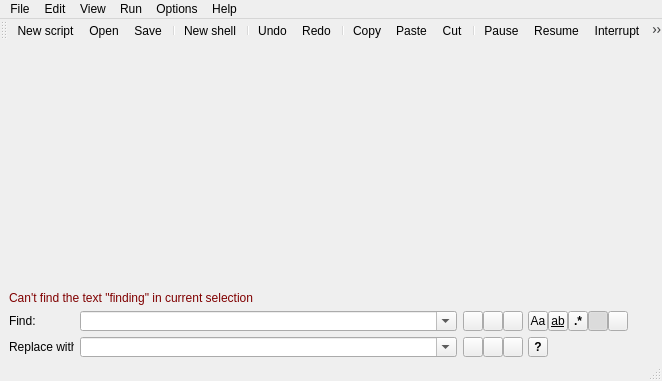
<?xml version="1.0" encoding="UTF-8"?>
<ui version="4.0">
 <class>MainWindow</class>
 <widget class="QMainWindow" name="MainWindow">
  <property name="geometry">
   <rect>
    <x>0</x>
    <y>0</y>
    <width>662</width>
    <height>381</height>
   </rect>
  </property>
  <property name="windowTitle">
   <string>MainWindow</string>
  </property>
  <widget class="QWidget" name="centralwidget">
   <layout class="QVBoxLayout" name="verticalLayout">
    <property name="leftMargin">
     <number>0</number>
    </property>
    <property name="topMargin">
     <number>0</number>
    </property>
    <property name="rightMargin">
     <number>0</number>
    </property>
    <property name="bottomMargin">
     <number>2</number>
    </property>
    <item>
     <widget class="PageTabs" name="pageTabs">
      <property name="currentIndex">
       <number>-1</number>
      </property>
      <property name="documentMode">
       <bool>true</bool>
      </property>
      <property name="tabsClosable">
       <bool>true</bool>
      </property>
      <property name="movable">
       <bool>true</bool>
      </property>
     </widget>
    </item>
    <item>
     <widget class="QLabel" name="findLabel">
      <property name="font">
       <font>
        <italic>false</italic>
       </font>
      </property>
      <property name="styleSheet">
       <string notr="true">color:#800000;</string>
      </property>
      <property name="text">
       <string>&lt;html&gt;&lt;head/&gt;&lt;body&gt;&lt;p&gt;Can't find the text &amp;quot;finding&amp;quot; in current selection&lt;/p&gt;&lt;/body&gt;&lt;/html&gt;</string>
      </property>
      <property name="indent">
       <number>9</number>
      </property>
     </widget>
    </item>
    <item>
     <widget class="QWidget" name="searchWidget" native="true">
      <property name="minimumSize">
       <size>
        <width>0</width>
        <height>20</height>
       </size>
      </property>
      <property name="maximumSize">
       <size>
        <width>16777215</width>
        <height>20</height>
       </size>
      </property>
      <layout class="QHBoxLayout" name="horizontalLayout_3">
       <property name="topMargin">
        <number>0</number>
       </property>
       <property name="bottomMargin">
        <number>0</number>
       </property>
       <item>
        <widget class="QLabel" name="label">
         <property name="sizePolicy">
          <sizepolicy hsizetype="Fixed" vsizetype="Preferred">
           <horstretch>0</horstretch>
           <verstretch>0</verstretch>
          </sizepolicy>
         </property>
         <property name="minimumSize">
          <size>
           <width>65</width>
           <height>0</height>
          </size>
         </property>
         <property name="maximumSize">
          <size>
           <width>65</width>
           <height>16777215</height>
          </size>
         </property>
         <property name="text">
          <string>Find:</string>
         </property>
        </widget>
       </item>
       <item>
        <widget class="QComboBox" name="combo_Find">
         <property name="editable">
          <bool>true</bool>
         </property>
        </widget>
       </item>
       <item>
        <widget class="QWidget" name="widget_4" native="true">
         <property name="minimumSize">
          <size>
           <width>190</width>
           <height>0</height>
          </size>
         </property>
         <property name="maximumSize">
          <size>
           <width>190</width>
           <height>16777215</height>
          </size>
         </property>
         <widget class="QPushButton" name="btnFindNext">
          <property name="geometry">
           <rect>
            <x>0</x>
            <y>0</y>
            <width>20</width>
            <height>20</height>
           </rect>
          </property>
          <property name="text">
           <string/>
          </property>
          <property name="icon">
           <iconset resource="function.qrc">
            <normaloff>:/thirdparty/lucide-icons/chevron-down-d.png</normaloff>:/thirdparty/lucide-icons/chevron-down-d.png</iconset>
          </property>
         </widget>
         <widget class="QPushButton" name="btnFindPrev">
          <property name="geometry">
           <rect>
            <x>20</x>
            <y>0</y>
            <width>20</width>
            <height>20</height>
           </rect>
          </property>
          <property name="text">
           <string/>
          </property>
          <property name="icon">
           <iconset resource="function.qrc">
            <normaloff>:/thirdparty/lucide-icons/chevron-up-d.png</normaloff>:/thirdparty/lucide-icons/chevron-up-d.png</iconset>
          </property>
         </widget>
         <widget class="QPushButton" name="btnFindCount">
          <property name="geometry">
           <rect>
            <x>40</x>
            <y>0</y>
            <width>20</width>
            <height>20</height>
           </rect>
          </property>
          <property name="font">
           <font>
            <weight>75</weight>
            <italic>false</italic>
            <bold>true</bold>
           </font>
          </property>
          <property name="text">
           <string/>
          </property>
          <property name="icon">
           <iconset resource="function.qrc">
            <normaloff>:/thirdparty/lucide-icons/hash-d.png</normaloff>:/thirdparty/lucide-icons/hash-d.png</iconset>
          </property>
          <property name="iconSize">
           <size>
            <width>13</width>
            <height>13</height>
           </size>
          </property>
         </widget>
         <widget class="QPushButton" name="btn_CaseSensitive">
          <property name="geometry">
           <rect>
            <x>65</x>
            <y>0</y>
            <width>20</width>
            <height>20</height>
           </rect>
          </property>
          <property name="font">
           <font>
            <weight>50</weight>
            <bold>false</bold>
           </font>
          </property>
          <property name="styleSheet">
           <string notr="true">padding:0px;</string>
          </property>
          <property name="text">
           <string>Aa</string>
          </property>
          <property name="checkable">
           <bool>true</bool>
          </property>
         </widget>
         <widget class="QPushButton" name="btn_WholeWord">
          <property name="geometry">
           <rect>
            <x>85</x>
            <y>0</y>
            <width>20</width>
            <height>20</height>
           </rect>
          </property>
          <property name="font">
           <font>
            <weight>50</weight>
            <bold>false</bold>
            <underline>true</underline>
           </font>
          </property>
          <property name="styleSheet">
           <string notr="true">padding:0px;</string>
          </property>
          <property name="text">
           <string>ab</string>
          </property>
          <property name="checkable">
           <bool>true</bool>
          </property>
         </widget>
         <widget class="QPushButton" name="btn_Regex">
          <property name="geometry">
           <rect>
            <x>105</x>
            <y>0</y>
            <width>20</width>
            <height>20</height>
           </rect>
          </property>
          <property name="font">
           <font>
            <weight>75</weight>
            <bold>true</bold>
           </font>
          </property>
          <property name="styleSheet">
           <string notr="true">padding:0px;</string>
          </property>
          <property name="text">
           <string>.*</string>
          </property>
          <property name="checkable">
           <bool>true</bool>
          </property>
         </widget>
         <widget class="QPushButton" name="btn_FromCursor">
          <property name="geometry">
           <rect>
            <x>125</x>
            <y>0</y>
            <width>20</width>
            <height>20</height>
           </rect>
          </property>
          <property name="text">
           <string/>
          </property>
          <property name="icon">
           <iconset resource="function.qrc">
            <normaloff>:/thirdparty/lucide-icons/text-cursor-d.png</normaloff>:/thirdparty/lucide-icons/text-cursor-d.png</iconset>
          </property>
          <property name="iconSize">
           <size>
            <width>13</width>
            <height>13</height>
           </size>
          </property>
          <property name="checkable">
           <bool>true</bool>
          </property>
          <property name="checked">
           <bool>true</bool>
          </property>
         </widget>
         <widget class="QPushButton" name="btn_SelOnly">
          <property name="geometry">
           <rect>
            <x>145</x>
            <y>0</y>
            <width>20</width>
            <height>20</height>
           </rect>
          </property>
          <property name="text">
           <string/>
          </property>
          <property name="icon">
           <iconset resource="function.qrc">
            <normaloff>:/thirdparty/lucide-icons/text-select-d.png</normaloff>:/thirdparty/lucide-icons/text-select-d.png</iconset>
          </property>
          <property name="checkable">
           <bool>true</bool>
          </property>
         </widget>
         <widget class="QPushButton" name="pushButton_closesearch">
          <property name="geometry">
           <rect>
            <x>170</x>
            <y>0</y>
            <width>20</width>
            <height>20</height>
           </rect>
          </property>
          <property name="styleSheet">
           <string notr="true">QPushButton{
	padding:0px;
	border:0px;
    background-image: url(:/thirdparty/lucide-icons/light/x-d.png);
}

QPushButton:hover{
	padding:0px;
	border:0px;
    background-image: url(:/thirdparty/lucide-icons/x-circle_b_20.png);
}</string>
          </property>
          <property name="text">
           <string/>
          </property>
          <property name="iconSize">
           <size>
            <width>20</width>
            <height>20</height>
           </size>
          </property>
         </widget>
        </widget>
       </item>
      </layout>
     </widget>
    </item>
    <item>
     <widget class="QWidget" name="replaceWidget" native="true">
      <property name="minimumSize">
       <size>
        <width>0</width>
        <height>20</height>
       </size>
      </property>
      <property name="maximumSize">
       <size>
        <width>16777215</width>
        <height>20</height>
       </size>
      </property>
      <layout class="QHBoxLayout" name="horizontalLayout_4">
       <property name="topMargin">
        <number>0</number>
       </property>
       <property name="bottomMargin">
        <number>0</number>
       </property>
       <item>
        <widget class="QLabel" name="label_2">
         <property name="sizePolicy">
          <sizepolicy hsizetype="Fixed" vsizetype="Preferred">
           <horstretch>0</horstretch>
           <verstretch>0</verstretch>
          </sizepolicy>
         </property>
         <property name="minimumSize">
          <size>
           <width>65</width>
           <height>0</height>
          </size>
         </property>
         <property name="maximumSize">
          <size>
           <width>65</width>
           <height>16777215</height>
          </size>
         </property>
         <property name="text">
          <string>Replace with:</string>
         </property>
        </widget>
       </item>
       <item>
        <widget class="QComboBox" name="combo_Replace">
         <property name="editable">
          <bool>true</bool>
         </property>
        </widget>
       </item>
       <item>
        <widget class="QWidget" name="widget_3" native="true">
         <property name="minimumSize">
          <size>
           <width>190</width>
           <height>0</height>
          </size>
         </property>
         <property name="maximumSize">
          <size>
           <width>190</width>
           <height>16777215</height>
          </size>
         </property>
         <widget class="QPushButton" name="btnReplaceNext">
          <property name="geometry">
           <rect>
            <x>0</x>
            <y>0</y>
            <width>20</width>
            <height>20</height>
           </rect>
          </property>
          <property name="text">
           <string/>
          </property>
          <property name="icon">
           <iconset resource="function.qrc">
            <normaloff>:/thirdparty/lucide-icons/chevron-down-r.png</normaloff>:/thirdparty/lucide-icons/chevron-down-r.png</iconset>
          </property>
         </widget>
         <widget class="QPushButton" name="btnReplacePrev">
          <property name="geometry">
           <rect>
            <x>20</x>
            <y>0</y>
            <width>20</width>
            <height>20</height>
           </rect>
          </property>
          <property name="text">
           <string/>
          </property>
          <property name="icon">
           <iconset resource="function.qrc">
            <normaloff>:/thirdparty/lucide-icons/chevron-up-r.png</normaloff>:/thirdparty/lucide-icons/chevron-up-r.png</iconset>
          </property>
         </widget>
         <widget class="QPushButton" name="btnReplaceAll">
          <property name="geometry">
           <rect>
            <x>40</x>
            <y>0</y>
            <width>20</width>
            <height>20</height>
           </rect>
          </property>
          <property name="text">
           <string/>
          </property>
          <property name="icon">
           <iconset resource="function.qrc">
            <normaloff>:/thirdparty/lucide-icons/chevrons-down-r.png</normaloff>:/thirdparty/lucide-icons/chevrons-down-r.png</iconset>
          </property>
         </widget>
         <widget class="QPushButton" name="btn_Question">
          <property name="geometry">
           <rect>
            <x>65</x>
            <y>0</y>
            <width>20</width>
            <height>20</height>
           </rect>
          </property>
          <property name="font">
           <font>
            <weight>75</weight>
            <bold>true</bold>
           </font>
          </property>
          <property name="styleSheet">
           <string notr="true">padding:0px;</string>
          </property>
          <property name="text">
           <string>?</string>
          </property>
          <property name="checkable">
           <bool>true</bool>
          </property>
         </widget>
        </widget>
       </item>
      </layout>
     </widget>
    </item>
   </layout>
  </widget>
  <widget class="QMenuBar" name="menubar">
   <property name="geometry">
    <rect>
     <x>0</x>
     <y>0</y>
     <width>662</width>
     <height>21</height>
    </rect>
   </property>
   <widget class="QMenu" name="menuFile">
    <property name="title">
     <string>File</string>
    </property>
    <addaction name="actionNewScript"/>
    <addaction name="actionNewShell"/>
    <addaction name="actionOpen"/>
    <addaction name="actionSave"/>
    <addaction name="actionSaveAs"/>
    <addaction name="actionSaveAll"/>
    <addaction name="separator"/>
    <addaction name="actionRecentFiles"/>
    <addaction name="actionClose"/>
    <addaction name="actionCloseAll"/>
    <addaction name="separator"/>
    <addaction name="actionPrint"/>
    <addaction name="separator"/>
    <addaction name="actionExit"/>
   </widget>
   <widget class="QMenu" name="menuEdit">
    <property name="title">
     <string>Edit</string>
    </property>
    <widget class="QMenu" name="menuString_operations">
     <property name="title">
      <string>String operations</string>
     </property>
     <addaction name="actionUppercase"/>
     <addaction name="actionLowercase"/>
     <addaction name="actionPropercase"/>
    </widget>
    <widget class="QMenu" name="menuLine_operations">
     <property name="title">
      <string>Line operations</string>
     </property>
     <addaction name="actionDuplicateLine"/>
     <addaction name="actionJoinLines"/>
     <addaction name="actionMoveUpLine"/>
     <addaction name="actionMoveDownLine"/>
     <addaction name="separator"/>
     <addaction name="actionEoLCR"/>
     <addaction name="actionEoLLF"/>
     <addaction name="actionEoLCRLF"/>
    </widget>
    <addaction name="actionUndo"/>
    <addaction name="actionRedo"/>
    <addaction name="separator"/>
    <addaction name="actionCut"/>
    <addaction name="actionCopy"/>
    <addaction name="actionPaste"/>
    <addaction name="actionSelectAll"/>
    <addaction name="separator"/>
    <addaction name="menuString_operations"/>
    <addaction name="menuLine_operations"/>
    <addaction name="separator"/>
    <addaction name="actionFind"/>
    <addaction name="actionReplace"/>
    <addaction name="actionGoto"/>
   </widget>
   <widget class="QMenu" name="menuRun">
    <property name="title">
     <string>Run</string>
    </property>
    <addaction name="actionPause"/>
    <addaction name="actionResume"/>
    <addaction name="actionInterrupt"/>
    <addaction name="separator"/>
    <addaction name="actionClearConsole"/>
   </widget>
   <widget class="QMenu" name="menuOptions">
    <property name="title">
     <string>Options</string>
    </property>
    <widget class="QMenu" name="menuTheme">
     <property name="title">
      <string>Theme</string>
     </property>
     <addaction name="actionDefault"/>
     <addaction name="actionDark"/>
    </widget>
    <addaction name="actionSettings"/>
    <addaction name="menuTheme"/>
   </widget>
   <widget class="QMenu" name="menuHelp">
    <property name="title">
     <string>Help</string>
    </property>
    <addaction name="actionManual"/>
    <addaction name="actionReferences"/>
    <addaction name="actionAbout"/>
   </widget>
   <widget class="QMenu" name="menuView">
    <property name="title">
     <string>View</string>
    </property>
    <addaction name="actionFullScreen"/>
    <addaction name="separator"/>
    <addaction name="actionLineWrap"/>
   </widget>
   <addaction name="menuFile"/>
   <addaction name="menuEdit"/>
   <addaction name="menuView"/>
   <addaction name="menuRun"/>
   <addaction name="menuOptions"/>
   <addaction name="menuHelp"/>
  </widget>
  <widget class="QStatusBar" name="statusbar"/>
  <widget class="QToolBar" name="toolBar">
   <property name="windowTitle">
    <string>toolBar</string>
   </property>
   <property name="styleSheet">
    <string notr="true">QToolBar{border:0px; padding:1px;}</string>
   </property>
   <property name="iconSize">
    <size>
     <width>21</width>
     <height>21</height>
    </size>
   </property>
   <attribute name="toolBarArea">
    <enum>TopToolBarArea</enum>
   </attribute>
   <attribute name="toolBarBreak">
    <bool>false</bool>
   </attribute>
   <addaction name="actionNewScript"/>
   <addaction name="actionOpen"/>
   <addaction name="actionSave"/>
   <addaction name="separator"/>
   <addaction name="actionNewShell"/>
   <addaction name="separator"/>
   <addaction name="actionUndo"/>
   <addaction name="actionRedo"/>
   <addaction name="separator"/>
   <addaction name="actionCopy"/>
   <addaction name="actionPaste"/>
   <addaction name="actionCut"/>
   <addaction name="separator"/>
   <addaction name="actionPause"/>
   <addaction name="actionResume"/>
   <addaction name="actionInterrupt"/>
   <addaction name="separator"/>
   <addaction name="actionLineWrap"/>
  </widget>
  <action name="actionOpen">
   <property name="icon">
    <iconset resource="function.qrc">
     <normaloff>:/thirdparty/lucide-icons/folder-open-d.png</normaloff>:/thirdparty/lucide-icons/folder-open-d.png</iconset>
   </property>
   <property name="text">
    <string>Open</string>
   </property>
   <property name="shortcut">
    <string>Ctrl+O</string>
   </property>
  </action>
  <action name="actionSave">
   <property name="icon">
    <iconset resource="function.qrc">
     <normaloff>:/thirdparty/lucide-icons/save-d.png</normaloff>:/thirdparty/lucide-icons/save-d.png</iconset>
   </property>
   <property name="text">
    <string>Save</string>
   </property>
   <property name="shortcut">
    <string>Ctrl+S</string>
   </property>
  </action>
  <action name="actionSaveAs">
   <property name="text">
    <string>Save as..</string>
   </property>
  </action>
  <action name="actionRecentFiles">
   <property name="enabled">
    <bool>false</bool>
   </property>
   <property name="text">
    <string>Recent files</string>
   </property>
  </action>
  <action name="actionClose">
   <property name="icon">
    <iconset resource="function.qrc">
     <normaloff>:/thirdparty/lucide-icons/x-d.png</normaloff>:/thirdparty/lucide-icons/x-d.png</iconset>
   </property>
   <property name="text">
    <string>Close</string>
   </property>
  </action>
  <action name="actionCloseAll">
   <property name="text">
    <string>Close all</string>
   </property>
  </action>
  <action name="actionPrint">
   <property name="icon">
    <iconset resource="function.qrc">
     <normaloff>:/thirdparty/lucide-icons/printer-d.png</normaloff>:/thirdparty/lucide-icons/printer-d.png</iconset>
   </property>
   <property name="text">
    <string>Print</string>
   </property>
   <property name="shortcut">
    <string>Ctrl+P</string>
   </property>
  </action>
  <action name="actionExit">
   <property name="icon">
    <iconset resource="function.qrc">
     <normaloff>:/thirdparty/lucide-icons/power_24.png</normaloff>:/thirdparty/lucide-icons/power_24.png</iconset>
   </property>
   <property name="text">
    <string>Exit</string>
   </property>
  </action>
  <action name="actionSaveAll">
   <property name="icon">
    <iconset resource="function.qrc">
     <normaloff>:/thirdparty/lucide-icons/save-all-d.png</normaloff>:/thirdparty/lucide-icons/save-all-d.png</iconset>
   </property>
   <property name="text">
    <string>Save all</string>
   </property>
  </action>
  <action name="actionUndo">
   <property name="icon">
    <iconset resource="function.qrc">
     <normaloff>:/thirdparty/lucide-icons/undo-2-d.png</normaloff>:/thirdparty/lucide-icons/undo-2-d.png</iconset>
   </property>
   <property name="text">
    <string>Undo</string>
   </property>
   <property name="shortcut">
    <string>Ctrl+Z</string>
   </property>
  </action>
  <action name="actionRedo">
   <property name="icon">
    <iconset resource="function.qrc">
     <normaloff>:/thirdparty/lucide-icons/redo-2-d.png</normaloff>:/thirdparty/lucide-icons/redo-2-d.png</iconset>
   </property>
   <property name="text">
    <string>Redo</string>
   </property>
   <property name="shortcut">
    <string>Ctrl+Y</string>
   </property>
  </action>
  <action name="actionCut">
   <property name="icon">
    <iconset resource="function.qrc">
     <normaloff>:/thirdparty/lucide-icons/scissors-d.png</normaloff>:/thirdparty/lucide-icons/scissors-d.png</iconset>
   </property>
   <property name="text">
    <string>Cut</string>
   </property>
   <property name="shortcut">
    <string>Ctrl+X</string>
   </property>
  </action>
  <action name="actionCopy">
   <property name="icon">
    <iconset resource="function.qrc">
     <normaloff>:/thirdparty/lucide-icons/copy-d.png</normaloff>:/thirdparty/lucide-icons/copy-d.png</iconset>
   </property>
   <property name="text">
    <string>Copy</string>
   </property>
   <property name="shortcut">
    <string>Ctrl+C</string>
   </property>
  </action>
  <action name="actionPaste">
   <property name="icon">
    <iconset resource="function.qrc">
     <normaloff>:/thirdparty/lucide-icons/clipboard-d.png</normaloff>:/thirdparty/lucide-icons/clipboard-d.png</iconset>
   </property>
   <property name="text">
    <string>Paste</string>
   </property>
   <property name="shortcut">
    <string>Ctrl+V</string>
   </property>
  </action>
  <action name="actionSelectAll">
   <property name="text">
    <string>Select all</string>
   </property>
  </action>
  <action name="actionNewScript">
   <property name="icon">
    <iconset resource="function.qrc">
     <normaloff>:/thirdparty/lucide-icons/file-d.png</normaloff>:/thirdparty/lucide-icons/file-d.png</iconset>
   </property>
   <property name="text">
    <string>New script</string>
   </property>
   <property name="toolTip">
    <string>New script</string>
   </property>
   <property name="shortcut">
    <string>Ctrl+N</string>
   </property>
  </action>
  <action name="actionNewShell">
   <property name="icon">
    <iconset resource="function.qrc">
     <normaloff>:/thirdparty/lucide-icons/terminal-d.png</normaloff>:/thirdparty/lucide-icons/terminal-d.png</iconset>
   </property>
   <property name="text">
    <string>New shell</string>
   </property>
   <property name="toolTip">
    <string>New shell</string>
   </property>
   <property name="shortcut">
    <string>Ctrl+Shift+N</string>
   </property>
  </action>
  <action name="actionUppercase">
   <property name="text">
    <string>UPPERCASE</string>
   </property>
  </action>
  <action name="actionLowercase">
   <property name="text">
    <string>lowercase</string>
   </property>
  </action>
  <action name="actionPropercase">
   <property name="text">
    <string>Proper Case</string>
   </property>
  </action>
  <action name="actionMoveUpLine">
   <property name="text">
    <string>Move up</string>
   </property>
   <property name="shortcut">
    <string>Ctrl+Shift+Up</string>
   </property>
  </action>
  <action name="actionMoveDownLine">
   <property name="text">
    <string>Move down</string>
   </property>
   <property name="shortcut">
    <string>Ctrl+Shift+Down</string>
   </property>
  </action>
  <action name="actionEoLCR">
   <property name="enabled">
    <bool>false</bool>
   </property>
   <property name="text">
    <string>EoL to CR</string>
   </property>
  </action>
  <action name="actionEoLLF">
   <property name="enabled">
    <bool>false</bool>
   </property>
   <property name="text">
    <string>EoL to LF</string>
   </property>
  </action>
  <action name="actionEoLCRLF">
   <property name="enabled">
    <bool>false</bool>
   </property>
   <property name="text">
    <string>EoL to CRLF</string>
   </property>
  </action>
  <action name="actionDuplicateLine">
   <property name="text">
    <string>Duplicate</string>
   </property>
   <property name="shortcut">
    <string>Ctrl+D</string>
   </property>
  </action>
  <action name="actionJoinLines">
   <property name="text">
    <string>Join</string>
   </property>
   <property name="toolTip">
    <string>Join lines</string>
   </property>
   <property name="shortcut">
    <string>Ctrl+J</string>
   </property>
  </action>
  <action name="actionFind">
   <property name="icon">
    <iconset resource="function.qrc">
     <normaloff>:/thirdparty/lucide-icons/file-search-d.png</normaloff>:/thirdparty/lucide-icons/file-search-d.png</iconset>
   </property>
   <property name="text">
    <string>Find</string>
   </property>
   <property name="shortcut">
    <string>Ctrl+F</string>
   </property>
  </action>
  <action name="actionReplace">
   <property name="text">
    <string>Replace</string>
   </property>
   <property name="shortcut">
    <string>Ctrl+R</string>
   </property>
  </action>
  <action name="actionGoto">
   <property name="text">
    <string>Goto</string>
   </property>
   <property name="shortcut">
    <string>Ctrl+G</string>
   </property>
  </action>
  <action name="actionPause">
   <property name="enabled">
    <bool>true</bool>
   </property>
   <property name="icon">
    <iconset resource="function.qrc">
     <normaloff>:/thirdparty/lucide-icons/pause-d.png</normaloff>:/thirdparty/lucide-icons/pause-d.png</iconset>
   </property>
   <property name="text">
    <string>Pause</string>
   </property>
  </action>
  <action name="actionResume">
   <property name="enabled">
    <bool>true</bool>
   </property>
   <property name="icon">
    <iconset resource="function.qrc">
     <normaloff>:/thirdparty/lucide-icons/play-d.png</normaloff>:/thirdparty/lucide-icons/play-d.png</iconset>
   </property>
   <property name="text">
    <string>Resume</string>
   </property>
  </action>
  <action name="actionClearConsole">
   <property name="text">
    <string>Clear console</string>
   </property>
  </action>
  <action name="actionInterrupt">
   <property name="enabled">
    <bool>true</bool>
   </property>
   <property name="icon">
    <iconset resource="function.qrc">
     <normaloff>:/thirdparty/lucide-icons/square-d.png</normaloff>:/thirdparty/lucide-icons/square-d.png</iconset>
   </property>
   <property name="text">
    <string>Interrupt</string>
   </property>
   <property name="shortcut">
    <string>Ctrl+Cancel</string>
   </property>
  </action>
  <action name="actionSettings">
   <property name="enabled">
    <bool>false</bool>
   </property>
   <property name="icon">
    <iconset resource="function.qrc">
     <normaloff>:/thirdparty/lucide-icons/settings-2-d.png</normaloff>:/thirdparty/lucide-icons/settings-2-d.png</iconset>
   </property>
   <property name="text">
    <string>Settings</string>
   </property>
   <property name="toolTip">
    <string>Settings</string>
   </property>
  </action>
  <action name="actionManual">
   <property name="text">
    <string>Manual</string>
   </property>
   <property name="toolTip">
    <string>User manual</string>
   </property>
  </action>
  <action name="actionReferences">
   <property name="icon">
    <iconset resource="function.qrc">
     <normaloff>:/thirdparty/lucide-icons/help-circle-d.png</normaloff>:/thirdparty/lucide-icons/help-circle-d.png</iconset>
   </property>
   <property name="text">
    <string>References</string>
   </property>
  </action>
  <action name="actionAbout">
   <property name="text">
    <string>About</string>
   </property>
  </action>
  <action name="actionFullScreen">
   <property name="checkable">
    <bool>true</bool>
   </property>
   <property name="enabled">
    <bool>false</bool>
   </property>
   <property name="icon">
    <iconset resource="function.qrc">
     <normaloff>:/thirdparty/lucide-icons/fullscreen-d.png</normaloff>:/thirdparty/lucide-icons/fullscreen-d.png</iconset>
   </property>
   <property name="text">
    <string>Full screen</string>
   </property>
  </action>
  <action name="actionLineWrap">
   <property name="checkable">
    <bool>true</bool>
   </property>
   <property name="icon">
    <iconset resource="function.qrc">
     <normaloff>:/thirdparty/lucide-icons/wrap-text-d.png</normaloff>:/thirdparty/lucide-icons/wrap-text-d.png</iconset>
   </property>
   <property name="text">
    <string>Line wrap</string>
   </property>
  </action>
  <action name="actionDefault">
   <property name="checkable">
    <bool>true</bool>
   </property>
   <property name="text">
    <string>Default</string>
   </property>
  </action>
  <action name="actionDark">
   <property name="checkable">
    <bool>true</bool>
   </property>
   <property name="enabled">
    <bool>false</bool>
   </property>
   <property name="text">
    <string>Dark</string>
   </property>
  </action>
 </widget>
 <customwidgets>
  <customwidget>
   <class>PageTabs</class>
   <extends>QTabWidget</extends>
   <header>pagetabs.h</header>
   <container>1</container>
  </customwidget>
 </customwidgets>
 <resources>
  <include location="function.qrc"/>
 </resources>
 <connections/>
</ui>
